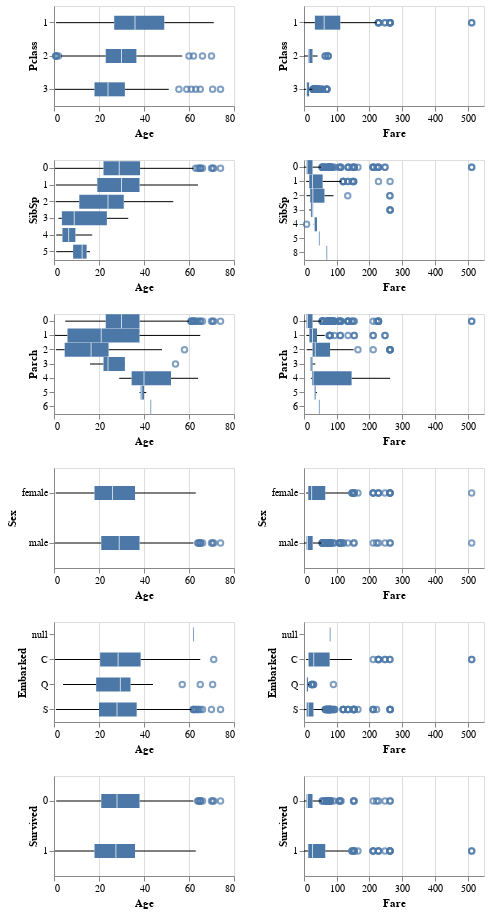

Source (notebook cell):
### Code cell
cat_vs_num_plots = (
    alt.Chart(train_df.reset_index())
    .mark_boxplot()
    .encode(
        x=alt.X(alt.repeat("column"), type="quantitative"),
        y=alt.X(alt.repeat("row"), type="nominal"),
        tooltip="PassengerId"
    )
    .properties(width=180, height=100)
    .repeat(column=numeric_features, row=ordinal_features + categorical_features + ["Survived"])
)
cat_vs_num_plots

### Figure 1 — Vega-Lite specification as saved in the notebook (floating-point values rounded to 4 significant figures; data arrays with more than 128 entries replaced by an {"elided": "..."} marker saying what was removed)
{"config": {"view": {"continuousWidth": 400, "continuousHeight": 300}}, "repeat": {"column": ["Age", "Fare"], "row": ["Pclass", "SibSp", "Parch", "Sex", "Embarked", "Survived"]}, "spec": {"data": {"name": "data-6286d0ac7d54ded3271e21d8b9c7e99e"}, "mark": "boxplot", "encoding": {"tooltip": {"type": "quantitative", "field": "PassengerId"}, "x": {"type": "quantitative", "field": {"repeat": "column"}}, "y": {"type": "nominal", "field": {"repeat": "row"}}}, "height": 100, "width": 180}, "$schema": "https://vega.github.io/schema/vega-lite/v4.8.1.json", "datasets": {"data-6286d0ac7d54ded3271e21d8b9c7e99e": {"elided": "712 records"}}}
